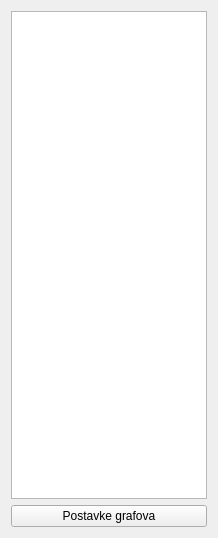
<?xml version="1.0" encoding="UTF-8"?>
<ui version="4.0">
 <class>Form</class>
 <widget class="QWidget" name="Form">
  <property name="geometry">
   <rect>
    <x>0</x>
    <y>0</y>
    <width>218</width>
    <height>538</height>
   </rect>
  </property>
  <property name="windowTitle">
   <string>Form</string>
  </property>
  <layout class="QVBoxLayout" name="verticalLayout">
   <item>
    <widget class="QTreeView" name="treeView">
     <property name="sizePolicy">
      <sizepolicy hsizetype="Expanding" vsizetype="Expanding">
       <horstretch>0</horstretch>
       <verstretch>0</verstretch>
      </sizepolicy>
     </property>
    </widget>
   </item>
   <item>
    <layout class="QVBoxLayout" name="calendarLayout"/>
   </item>
   <item>
    <widget class="QPushButton" name="postavkeGrafova">
     <property name="text">
      <string>Postavke grafova</string>
     </property>
    </widget>
   </item>
  </layout>
 </widget>
 <resources/>
 <connections/>
</ui>
